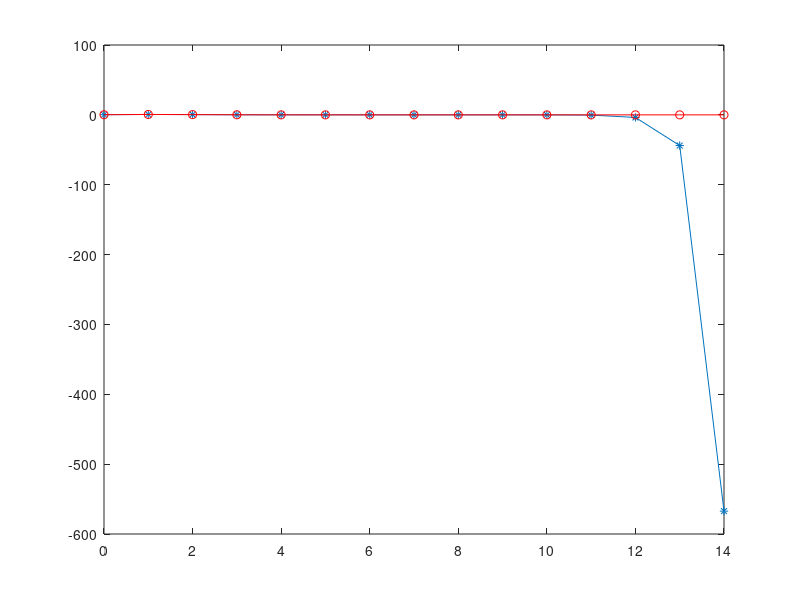
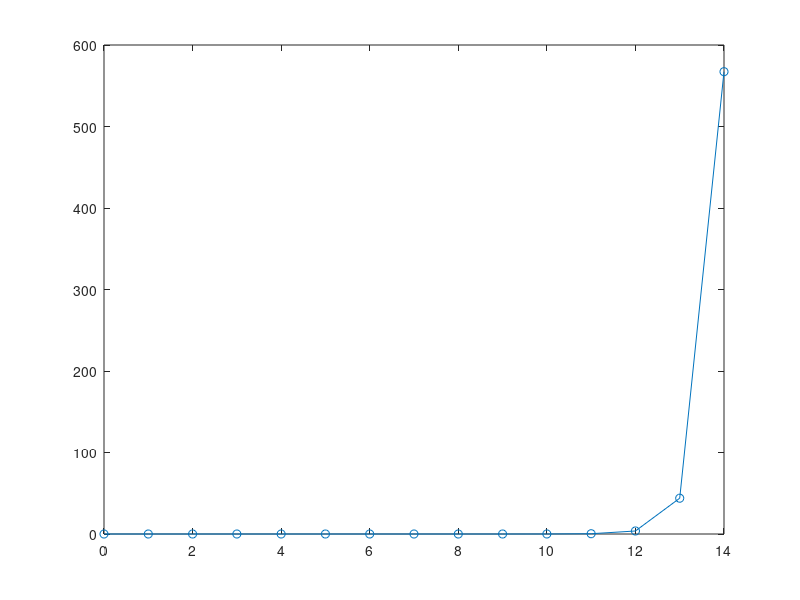

Write MATLAB code to recreate these figures, in order.
%test2.m
clc;clear all;
x=2;
ll=14;
n(1:ll+1)=0:1:ll;
jl(1)=0.223891e0;
jl(2)=0.576725e0;

for i=2:1:length(n)-1
        jl(i+1)=((2.*(i-1))./x).*jl(i)-jl(i-1);
end
j(1)=0.223890779141236;
j(2)=0.576724807756874;
j(3)=0.352834028615638;
j(4)=0.128943249474402;
j(5)=0.033995719807568;
j(6)=0.007039629755872;
j(7)=0.001202428971790;
j(8)=0.000174944074868;
j(9)=0.000022179552288;
j(10)=0.000002492343435;
j(11)=0.000000251538628;
j(12)=0.000000023042848;
j(13)=0.000000001932695;
j(14)=0.000000000149494;
j(15)=0.000000000010729;
plot(n,jl,'-*',n,j,'r-o')
figure
plot(n,abs(jl-j),'-o')
